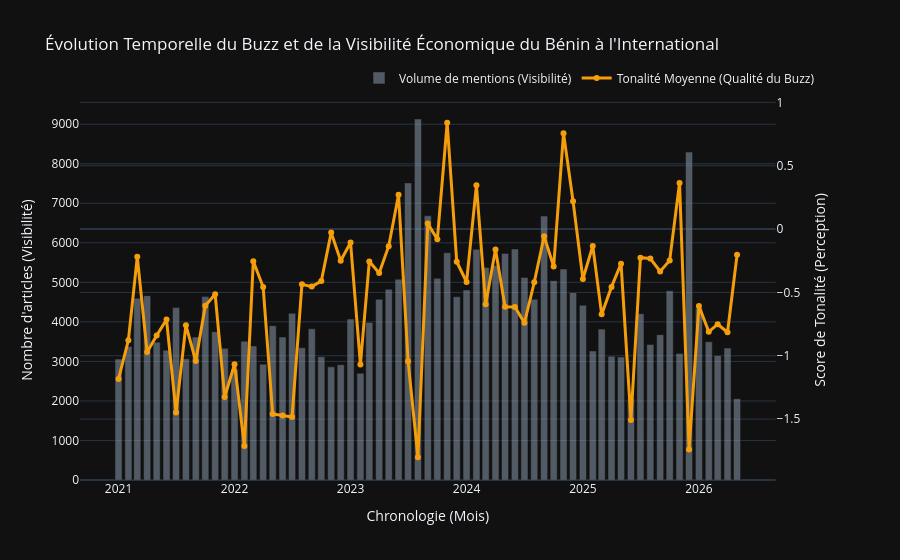

The code cell stored with this chart in its notebook:
### Markdown cell above
#1 Comment l'évolution économique du Bénin est perçue à l'international

### Code cell
import pandas as pd
import numpy as np
import plotly.graph_objects as go
from plotly.subplots import make_subplots

# =====================================================================
# ÉTAPE 1 : FILTRAGE STRICT INTERNATIONAL & ÉCONOMIQUE (PILIER 2)
# =====================================================================

# 1. Sélection et nettoyage des colonnes clés de df_gkg
df_gkg_clean = df_gkg.copy()

col_themes = next((c for c in ['V2Themes', 'Themes'] if c in df_gkg_clean.columns), None)
col_tone = next((c for c in ['V2Tone', 'Tone', 'v2tone'] if c in df_gkg_clean.columns), None)
col_date_gkg = next((c for c in ['DATE', 'Date', 'SQLDATE'] if c in df_gkg_clean.columns), None)
col_source = next((c for c in ['SourceCommonName', 'source'] if c in df_gkg_clean.columns), None)

# Fonction robuste pour extraire la tonalité pure
def get_clean_tone(v2tone_val):
    if pd.isna(v2tone_val): return 0.0
    try:
        return float(str(v2tone_val).split(',')[0])
    except:
        return 0.0

df_gkg_clean['Tonnalite_Pure'] = df_gkg_clean[col_tone].apply(get_clean_tone) if col_tone else 0.0

# Sécurisation des dates GKG (Format YYYYMMDD...)
if col_date_gkg:
    df_gkg_clean['Date_Ok'] = pd.to_datetime(df_gkg_clean[col_date_gkg].astype(str).str[:8], format='%Y%m%d', errors='coerce')
else:
    df_gkg_clean['Date_Ok'] = pd.Timestamp('2025-01-01')

# --- APPLIQUER LE FILTRE INTERNATIONAL (Exclusion Médias Béninois) ---
medias_locaux = ['.bj', 'ortb', 'lanation', 'banouto', 'fraternite', 'matin libre']
if col_source:
    condition_international = df_gkg_clean[col_source].astype(str).apply(
        lambda x: not any(m in x.lower() for m in medias_locaux)
    )
else:
    condition_international = True

# --- APPLIQUER LE FILTRE ÉCONOMIQUE (Pilier 2) ---
mots_cles_economie = ['ECON_INVESTMENT', 'ECON_TAXATION', 'TRADE', 'CORRUPTION', 'MARITIME', 'ECON_CREDIT']
if col_themes:
    condition_economie = df_gkg_clean[col_themes].astype(str).apply(
        lambda x: any(mot in x for mot in mots_cles_economie)
    )
else:
    condition_economie = True

# Dataframe GKG finalisé pour l'étape 1
df_gkg_int_econ = df_gkg_clean[condition_international & condition_economie].copy()


# =====================================================================
# ÉTAPE 2 : AGRÉGATION TEMPORELLE (MENSUELLE) & CALCUL DU BUZZ
# =====================================================================
df_gkg_int_econ.dropna(subset=['Date_Ok'], inplace=True)
df_gkg_int_econ['Mois'] = df_gkg_int_econ['Date_Ok'].dt.to_period('M')

# Agrégation pour obtenir la visibilité (Volume) et la perception (Tonalité)
monthly_trends = df_gkg_int_econ.groupby('Mois').agg(
    AvgTone=('Tonnalite_Pure', 'mean'),
    MentionCount=('Tonnalite_Pure', 'count')
).reset_index()

# Reconversion de la période en timestamp pour Plotly
monthly_trends['Mois'] = monthly_trends['Mois'].dt.to_timestamp()
monthly_trends = monthly_trends.sort_values('Mois').reset_index(drop=True)


# =====================================================================
# ÉTAPE 3 : CARTOGRAPHIE ET VISUALISATION DOUBLE AXE INTERACTIVE
# =====================================================================
# Création d'un graphique à double axe Y (Volume à gauche, Tonalité à droite)
fig = make_subplots(specs=[[{"secondary_y": True}]])

# 1. Barres pour la visibilité (Nombre de mentions / Volume)
fig.add_trace(
    go.Bar(
        x=monthly_trends['Mois'],
        y=monthly_trends['MentionCount'],
        name="Volume de mentions (Visibilité)",
        marker_color='rgba(148, 163, 184, 0.5)', # Gris bleuté transparent
        hovertemplate="Mois : %{x|%B %Y}<br>Mentions : %{y}<extra></extra>"
    ),
    secondary_y=False,
)

# 2. Courbe pour la perception (Tonalité Moyenne du Buzz)
fig.add_trace(
    go.Scatter(
        x=monthly_trends['Mois'],
        y=monthly_trends['AvgTone'],
        name="Tonalité Moyenne (Qualité du Buzz)",
        mode='lines+markers',
        line=dict(color='#F59E0B', width=3), # Couleur Ambre/Or pour le pitch
        marker=dict(size=6),
        hovertemplate="Mois : %{x|%B %Y}<br>Tonalité Moyenne : %{y:.2f}<extra></extra>"
    ),
    secondary_y=True,
)

# Style et design du graphique (Prêt pour le Pitch en Mode Sombre)
fig.update_layout(
    title=" Évolution Temporelle du Buzz et de la Visibilité Économique du Bénin à l'International",
    template="plotly_dark",
    xaxis_title="Chronologie (Mois)",
    hovermode="x unified",
    legend=dict(orientation="h", yanchor="bottom", y=1.02, xanchor="right", x=1)
)

fig.update_yaxes(title_text="Nombre d'articles (Visibilité)", secondary_y=False)
fig.update_yaxes(title_text="Score de Tonalité (Perception)", secondary_y=True)

try:
    fig.show()
except Exception as e:
    output_file = 'INSIGHTS1_Graph.html'
    fig.write_html(output_file)
    print(f'Plotly rendering failed: {e}')
    print(f'Graph saved to {output_file}')



# ÉTAPE 4 : DIAGNOSTIC STRATÉGIQUE POUR LE PITCH

print("INSIGHTS STRATÉGIQUES POUR LES DÉCIDEURS ")
print(f"Volume total d'articles économiques internationaux analysés : {len(df_gkg_int_econ)}")
print(f"Tonalité moyenne générale à l'international : {df_gkg_int_econ['Tonnalite_Pure'].mean():.2f}")

# Top 3 des périodes de pic d'attractivité (Utile pour prouver l'efficacité de la diplomatie)
print("Top 3 des mois au climat sémantique le plus favorable (Attractivité Maximale) :")
print(monthly_trends.sort_values(by='AvgTone', ascending=False).head(3)[['Mois', 'AvgTone', 'MentionCount']].to_string(index=False))

# Top 3 des alertes de dégradation (Risque pays)
print("Top 3 des alertes de baisse de perception (Risque Réputationnel) :")
print(monthly_trends.sort_values(by='AvgTone', ascending=True).head(3)[['Mois', 'AvgTone', 'MentionCount']].to_string(index=False))

### Figure 1 — Plotly figure (JSON) as saved in the notebook; plotly's stock layout.template omitted (floating-point values rounded to 4 significant figures)
{"data": [{"hovertemplate": "Mois : %{x|%B %Y}<br>Mentions : %{y}<extra></extra>", "marker": {"color": "rgba(148, 163, 184, 0.5)"}, "name": "Volume de mentions (Visibilité)", "type": "bar", "x": ["2021-01-01T00:00:00.000000000", "2021-02-01T00:00:00.000000000", "2021-03-01T00:00:00.000000000", "2021-04-01T00:00:00.000000000", "2021-05-01T00:00:00.000000000", "2021-06-01T00:00:00.000000000", "2021-07-01T00:00:00.000000000", "2021-08-01T00:00:00.000000000", "2021-09-01T00:00:00.000000000", "2021-10-01T00:00:00.000000000", "2021-11-01T00:00:00.000000000", "2021-12-01T00:00:00.000000000", "2022-01-01T00:00:00.000000000", "2022-02-01T00:00:00.000000000", "2022-03-01T00:00:00.000000000", "2022-04-01T00:00:00.000000000", "2022-05-01T00:00:00.000000000", "2022-06-01T00:00:00.000000000", "2022-07-01T00:00:00.000000000", "2022-08-01T00:00:00.000000000", "2022-09-01T00:00:00.000000000", "2022-10-01T00:00:00.000000000", "2022-11-01T00:00:00.000000000", "2022-12-01T00:00:00.000000000", "2023-01-01T00:00:00.000000000", "2023-02-01T00:00:00.000000000", "2023-03-01T00:00:00.000000000", "2023-04-01T00:00:00.000000000", "2023-05-01T00:00:00.000000000", "2023-06-01T00:00:00.000000000", "2023-07-01T00:00:00.000000000", "2023-08-01T00:00:00.000000000", "2023-09-01T00:00:00.000000000", "2023-10-01T00:00:00.000000000", "2023-11-01T00:00:00.000000000", "2023-12-01T00:00:00.000000000", "2024-01-01T00:00:00.000000000", "2024-02-01T00:00:00.000000000", "2024-03-01T00:00:00.000000000", "2024-04-01T00:00:00.000000000", "2024-05-01T00:00:00.000000000", "2024-06-01T00:00:00.000000000", "2024-07-01T00:00:00.000000000", "2024-08-01T00:00:00.000000000", "2024-09-01T00:00:00.000000000", "2024-10-01T00:00:00.000000000", "2024-11-01T00:00:00.000000000", "2024-12-01T00:00:00.000000000", "2025-01-01T00:00:00.000000000", "2025-02-01T00:00:00.000000000", "2025-03-01T00:00:00.000000000", "2025-04-01T00:00:00.000000000", "2025-05-01T00:00:00.000000000", "2025-06-01T00:00:00.000000000", "2025-07-01T00:00:00.000000000", "2025-08-01T00:00:00.000000000", "2025-09-01T00:00:00.000000000", "2025-10-01T00:00:00.000000000", "2025-11-01T00:00:00.000000000", "2025-12-01T00:00:00.000000000", "2026-01-01T00:00:00.000000000", "2026-02-01T00:00:00.000000000", "2026-03-01T00:00:00.000000000", "2026-04-01T00:00:00.000000000", "2026-05-01T00:00:00.000000000"], "xaxis": "x", "y": [3059, 3377, 4596, 4664, 3487, 3282, 4361, 3066, 3616, 4639, 3752, 3331, 2799, 3513, 3391, 2929, 3905, 3616, 4216, 3344, 3828, 3120, 2862, 2916, 4073, 2702, 3987, 4571, 4827, 5081, 7515, 9132, 6683, 5101, 5749, 4633, 4808, 5836, 5373, 5423, 5731, 5845, 5125, 4572, 6677, 5043, 5338, 4743, 4423, 3264, 3817, 3132, 3110, 2058, 4205, 3429, 3676, 4786, 3203, 8295, 4347, 3496, 3150, 3338, 2057], "yaxis": "y"}, {"hovertemplate": "Mois : %{x|%B %Y}<br>Tonalité Moyenne : %{y:.2f}<extra></extra>", "line": {"color": "#F59E0B", "width": 3}, "marker": {"size": 6}, "mode": "lines+markers", "name": "Tonalité Moyenne (Qualité du Buzz)", "type": "scatter", "x": ["2021-01-01T00:00:00.000000000", "2021-02-01T00:00:00.000000000", "2021-03-01T00:00:00.000000000", "2021-04-01T00:00:00.000000000", "2021-05-01T00:00:00.000000000", "2021-06-01T00:00:00.000000000", "2021-07-01T00:00:00.000000000", "2021-08-01T00:00:00.000000000", "2021-09-01T00:00:00.000000000", "2021-10-01T00:00:00.000000000", "2021-11-01T00:00:00.000000000", "2021-12-01T00:00:00.000000000", "2022-01-01T00:00:00.000000000", "2022-02-01T00:00:00.000000000", "2022-03-01T00:00:00.000000000", "2022-04-01T00:00:00.000000000", "2022-05-01T00:00:00.000000000", "2022-06-01T00:00:00.000000000", "2022-07-01T00:00:00.000000000", "2022-08-01T00:00:00.000000000", "2022-09-01T00:00:00.000000000", "2022-10-01T00:00:00.000000000", "2022-11-01T00:00:00.000000000", "2022-12-01T00:00:00.000000000", "2023-01-01T00:00:00.000000000", "2023-02-01T00:00:00.000000000", "2023-03-01T00:00:00.000000000", "2023-04-01T00:00:00.000000000", "2023-05-01T00:00:00.000000000", "2023-06-01T00:00:00.000000000", "2023-07-01T00:00:00.000000000", "2023-08-01T00:00:00.000000000", "2023-09-01T00:00:00.000000000", "2023-10-01T00:00:00.000000000", "2023-11-01T00:00:00.000000000", "2023-12-01T00:00:00.000000000", "2024-01-01T00:00:00.000000000", "2024-02-01T00:00:00.000000000", "2024-03-01T00:00:00.000000000", "2024-04-01T00:00:00.000000000", "2024-05-01T00:00:00.000000000", "2024-06-01T00:00:00.000000000", "2024-07-01T00:00:00.000000000", "2024-08-01T00:00:00.000000000", "2024-09-01T00:00:00.000000000", "2024-10-01T00:00:00.000000000", "2024-11-01T00:00:00.000000000", "2024-12-01T00:00:00.000000000", "2025-01-01T00:00:00.000000000", "2025-02-01T00:00:00.000000000", "2025-03-01T00:00:00.000000000", "2025-04-01T00:00:00.000000000", "2025-05-01T00:00:00.000000000", "2025-06-01T00:00:00.000000000", "2025-07-01T00:00:00.000000000", "2025-08-01T00:00:00.000000000", "2025-09-01T00:00:00.000000000", "2025-10-01T00:00:00.000000000", "2025-11-01T00:00:00.000000000", "2025-12-01T00:00:00.000000000", "2026-01-01T00:00:00.000000000", "2026-02-01T00:00:00.000000000", "2026-03-01T00:00:00.000000000", "2026-04-01T00:00:00.000000000", "2026-05-01T00:00:00.000000000"], "xaxis": "x", "y": [-1.183, -0.878, -0.2194, -0.9709, -0.8397, -0.7143, -1.448, -0.7588, -1.042, -0.6049, -0.5146, -1.326, -1.066, -1.713, -0.2545, -0.4576, -1.46, -1.472, -1.483, -0.4356, -0.4542, -0.4099, -0.02792, -0.2503, -0.1065, -1.069, -0.2554, -0.3469, -0.1353, 0.2712, -1.044, -1.801, 0.04304, -0.08051, 0.8393, -0.2578, -0.4178, 0.345, -0.5931, -0.1618, -0.6125, -0.6145, -0.7396, -0.4197, -0.05691, -0.2963, 0.756, 0.2197, -0.3941, -0.1328, -0.6732, -0.4564, -0.2732, -1.508, -0.226, -0.2326, -0.3341, -0.2475, 0.3644, -1.739, -0.607, -0.8107, -0.751, -0.8143, -0.2032], "yaxis": "y2"}], "layout": {"hovermode": "x unified", "legend": {"orientation": "h", "x": 1, "xanchor": "right", "y": 1.02, "yanchor": "bottom"}, "title": {"text": " Évolution Temporelle du Buzz et de la Visibilité Économique du Bénin à l'International"}, "xaxis": {"anchor": "y", "domain": [0, 0.94], "title": {"text": "Chronologie (Mois)"}}, "yaxis": {"anchor": "x", "domain": [0, 1], "title": {"text": "Nombre d'articles (Visibilité)"}}, "yaxis2": {"anchor": "x", "overlaying": "y", "side": "right", "title": {"text": "Score de Tonalité (Perception)"}}}}
